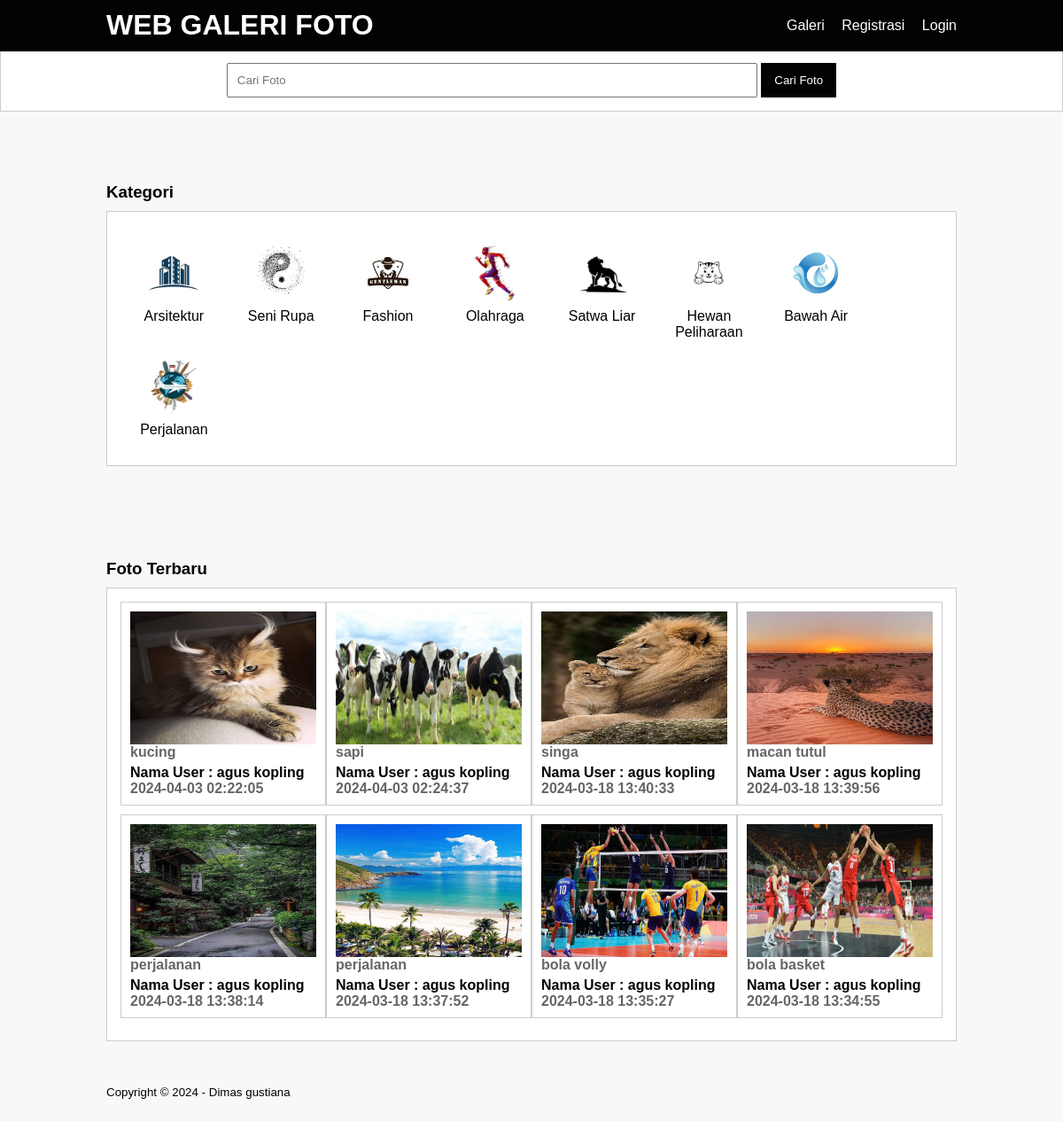
The page / on the database its author committed.
### tables this page shows
CREATE TABLE `tb_category` (
  `category_id` int(11) NOT NULL,
  `category_name` varchar(25) NOT NULL,
  `category_photo` varchar(255) DEFAULT NULL
);

CREATE TABLE `tb_image` (
  `image_id` int(11) NOT NULL,
  `category_id` int(11) NOT NULL,
  `category_name` varchar(100) NOT NULL,
  `admin_id` int(11) NOT NULL,
  `admin_name` varchar(100) NOT NULL,
  `image_name` varchar(100) NOT NULL,
  `image_description` text NOT NULL,
  `image` varchar(100) NOT NULL,
  `image_status` tinyint(1) NOT NULL,
  `date_created` timestamp NOT NULL DEFAULT CURRENT_TIMESTAMP ON UPDATE CURRENT_TIMESTAMP,
  `likes` int(11) DEFAULT '0'
);

### index.php (the view, shortened to what this page needs)
<?php
    include 'db.php';
?>
<!DOCTYPE html PUBLIC "-//W3C//DTD XHTML 1.0 Transitional//EN" "http://www.w3.org/TR/xhtml1/DTD/xhtml1-transitional.dtd">
<html xmlns="http://www.w3.org/1999/xhtml">
<head>
<link rel="stylesheet" type="text/css" href="css/style.css">
</head>
<body>
    <header>
        <div class="container">
        <h1><a href="index.php">WEB GALERI FOTO</a></h1>
        <ul>
            <li><a href="galeri.php">Galeri</a></li>
           <li><a href="registrasi.php">Registrasi</a></li>
           <li><a href="login.php">Login</a></li>
        </ul>
        </div>
    </header>
    <div class="search">
        <div class="container">
            <form action="galeri.php">
                <input type="text" name="search" placeholder="Cari Foto" />
                <input type="submit" name="cari" value="Cari Foto" />
            </form>
        </div>
    </div>
    <div class="section">
        <div class="container">
            <h3>Kategori</h3>
            <div class="box">
                <?php
                    $kategori = mysqli_query($conn, "SELECT * FROM tb_category ORDER BY category_id DESC");
					if(mysqli_num_rows($kategori) > 0){
						while($k = mysqli_fetch_array($kategori)){
				?>
                    <a href="galeri.php?kat=<?php echo $k['category_id'] ?>">
                        <div class="col-5">
                        <img src="img/<?php echo $k['category_name']?>.jpg" width="70px" style="margin-bottom:5px;" />
                        <p><?php echo $k['category_name'] ?></p>
                        </div>
                    </a>
                <?php }}else{ ?>
                     <p>Kategori tidak ada</p>
                <?php } ?>
            </div>
        </div>
    </div>
    <div class="container">
       <h3>Foto Terbaru</h3>
       <div class="box">
          <?php
              $foto = mysqli_query($conn, "SELECT * FROM tb_image WHERE image_status = 1 ORDER BY image_id DESC LIMIT 8");
			  if(mysqli_num_rows($foto) > 0){
				  while($p = mysqli_fetch_array($foto)){
		  ?>
          <a href="detail-image.php?id=<?php echo $p['image_id'] ?>">
          <div class="col-4">
              <img src="foto/<?php echo $p['image'] ?>" height="150px" />
              <p class="nama"><?php echo substr($p['image_name'], 0, 30)  ?></p>
              <p class="admin">Nama User : <?php echo $p['admin_name'] ?></p>
              <p class="nama"><?php echo $p['date_created']  ?></p>
          </div>
          </a>
          <?php }}else{ ?>
              <p>Foto tidak ada</p>
          <?php } ?>
       </div>
    </div>
    <footer>
        <div class="container">
            <small>Copyright &copy; 2024 - Dimas gustiana</small>
        </div>
    </footer>
</body>
</html>

### css/style.css (style rules this page uses)
* { padding:0; margin:0; font-family:'Quicksand', sans-serif; }
body { background-color:#f8f8f8; }
a { color: inherit; text-decoration:none; }
header { background-color: #020202; color: #fff; position: fixed; top: 0; left: 0; width: 100%; }
header h1 { float:left; padding:10px 0; }
header ul { float:right; }
header ul li { display:inline-block; }
header ul li a { padding:20px 0 20px 15px; display: inline-block; }
footer { padding:25px 0; }
.container { width: 80%; margin: 0 auto; }
.container:after { content:''; display: block; clear:both; }
.section { padding: 80px 0; }
.box { background-color: #fff; border:1px solid #ccc; padding:15px; box-sizing: border-box; margin:10px 0 25px 0; }
.box:after { content: ''; display: block; clear: both; }
.search { margin-top: 55px; padding:15px 0; background-color: #fff; border:1px solid #ccc; text-align: center; }
.search input[type=text] { width: 60%; padding:10px; }
.search input[type=submit] { padding:12px 15px; background-color: #020202; color: #fff; border:none; cursor:pointer; }
.col-5 { width:10%; height:100px; text-align: center; float: left; padding:5px; box-sizing: border-box; margin: 14px; }
.col-4 { width:25%; height: 230px; border:1px solid #ccc; float: left; padding:10px; box-sizing: border-box; margin-bottom: 10px; }
.col-4 img { width: 100%; }
.col-4 .nama { font-weight: bold; color: #666; margin-bottom: 5px; }
.col-4 .admin { font-weight: bold; color: #020202; }

### rows shown on the page
tb_category: category_name (picture), category_name "Arsitektur"
tb_category: category_name (picture), category_name "Seni Rupa"
tb_category: category_name (picture), category_name "Fashion"
tb_category: category_name (picture), category_name "Olahraga"
tb_category: category_name (picture), category_name "Satwa Liar"
tb_category: category_name (picture), category_name "Hewan Peliharaan"
tb_category: category_name (picture), category_name "Bawah Air"
tb_category: category_name (picture), category_name "Perjalanan"
tb_image: image (picture), image_name "kucing", admin_name "agus kopling", date_created "2024-04-03 02:22:05"
tb_image: image (picture), image_name "sapi", admin_name "agus kopling", date_created "2024-04-03 02:24:37"
tb_image: image (picture), image_name "singa", admin_name "agus kopling", date_created "2024-03-18 13:40:33"
tb_image: image (picture), image_name "macan tutul", admin_name "agus kopling", date_created "2024-03-18 13:39:56"
tb_image: image (picture), image_name "perjalanan", admin_name "agus kopling", date_created "2024-03-18 13:38:14"
tb_image: image (picture), image_name "perjalanan", admin_name "agus kopling", date_created "2024-03-18 13:37:52"
tb_image: image (picture), image_name "bola volly", admin_name "agus kopling", date_created "2024-03-18 13:35:27"
tb_image: image (picture), image_name "bola basket", admin_name "agus kopling", date_created "2024-03-18 13:34:55"
